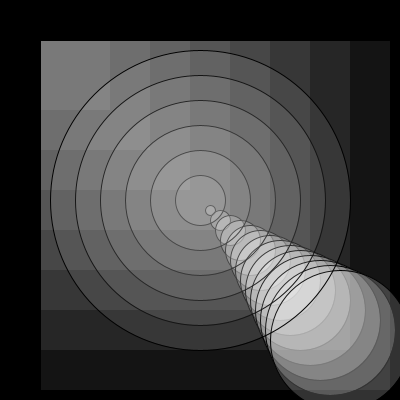
Frame 1 (no input)
Frame 60 (the mouse pressed at the canvas centre just before this capture): identical to frame 1, image omitted
Frame 120 (the mouse held since frame 60 and released just before this capture): identical to frame 1, image omitted

The Processing sketch that drew this single still picture (run headless with seeded random() and noise(); from frame 60 on, the mouse is pressed at the canvas centre):

// Processing sketch: processing_166709
// ── processing_166709.pde

int rad = 350;
float x = 0;
int dim;
float H = 0;
float S = 0;
float B =80;


void setup(){
  size(400,400);
  colorMode(HSB, 360,100,100);
  
  smooth();
  frameRate(20);
  //ellipseMode(RADIUS);
  
}

void draw(){
  background(0);
  //H++;

    for(int i =0; i<300; i=i+40){
    fill(H,S,B+25,20);
    rect(width/10,height/10,i+70,i+70);
  }
//     
  for(int i =0;i<150;i=i+10){
  fill(H,S,B+25,50);
  ellipse(i+width/2,i+height/2,i,i);
  
  }
  
  for(int i=0;i<350;i=i+50){
    fill(H,S,B+50,20);
    ellipse(width/2,height/2,i,i);
  }
 
 
}
